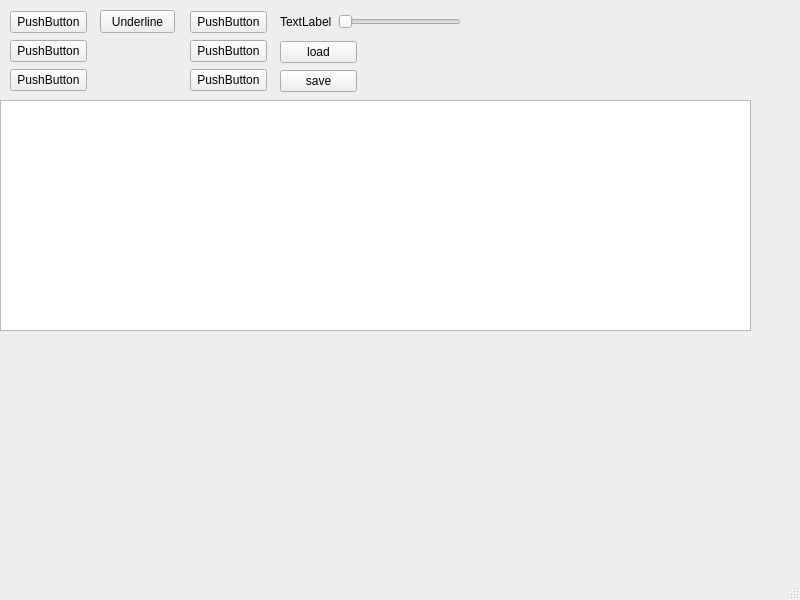
<?xml version="1.0" encoding="UTF-8"?>
<ui version="4.0">
 <class>textRedactor</class>
 <widget class="QMainWindow" name="textRedactor">
  <property name="geometry">
   <rect>
    <x>0</x>
    <y>0</y>
    <width>800</width>
    <height>600</height>
   </rect>
  </property>
  <property name="windowTitle">
   <string>textRedactor</string>
  </property>
  <widget class="QWidget" name="centralwidget">
   <widget class="QPushButton" name="b_underline">
    <property name="geometry">
     <rect>
      <x>100</x>
      <y>10</y>
      <width>75</width>
      <height>23</height>
     </rect>
    </property>
    <property name="text">
     <string>Underline</string>
    </property>
    <property name="autoDefault">
     <bool>false</bool>
    </property>
    <property name="default">
     <bool>false</bool>
    </property>
    <property name="flat">
     <bool>false</bool>
    </property>
   </widget>
   <widget class="QTextEdit" name="textEdit">
    <property name="geometry">
     <rect>
      <x>0</x>
      <y>100</y>
      <width>751</width>
      <height>231</height>
     </rect>
    </property>
   </widget>
   <widget class="QWidget" name="layoutWidget">
    <property name="geometry">
     <rect>
      <x>190</x>
      <y>10</y>
      <width>77</width>
      <height>83</height>
     </rect>
    </property>
    <layout class="QVBoxLayout" name="verticalLayout">
     <item>
      <widget class="QPushButton" name="pushButton_6">
       <property name="text">
        <string>PushButton</string>
       </property>
      </widget>
     </item>
     <item>
      <widget class="QPushButton" name="pushButton_7">
       <property name="text">
        <string>PushButton</string>
       </property>
      </widget>
     </item>
     <item>
      <widget class="QPushButton" name="pushButton_8">
       <property name="text">
        <string>PushButton</string>
       </property>
      </widget>
     </item>
    </layout>
   </widget>
   <widget class="QWidget" name="layoutWidget">
    <property name="geometry">
     <rect>
      <x>10</x>
      <y>10</y>
      <width>77</width>
      <height>83</height>
     </rect>
    </property>
    <layout class="QVBoxLayout" name="verticalLayout_2">
     <item>
      <widget class="QPushButton" name="pushButton">
       <property name="text">
        <string>PushButton</string>
       </property>
      </widget>
     </item>
     <item>
      <widget class="QPushButton" name="pushButton_4">
       <property name="text">
        <string>PushButton</string>
       </property>
      </widget>
     </item>
     <item>
      <widget class="QPushButton" name="pushButton_5">
       <property name="text">
        <string>PushButton</string>
       </property>
      </widget>
     </item>
    </layout>
   </widget>
   <widget class="QWidget" name="layoutWidget">
    <property name="geometry">
     <rect>
      <x>280</x>
      <y>40</y>
      <width>77</width>
      <height>54</height>
     </rect>
    </property>
    <layout class="QVBoxLayout" name="verticalLayout_3">
     <item>
      <widget class="QPushButton" name="b_load">
       <property name="text">
        <string>load</string>
       </property>
      </widget>
     </item>
     <item>
      <widget class="QPushButton" name="b_save">
       <property name="text">
        <string>save</string>
       </property>
      </widget>
     </item>
    </layout>
   </widget>
   <widget class="QWidget" name="">
    <property name="geometry">
     <rect>
      <x>280</x>
      <y>10</y>
      <width>181</width>
      <height>24</height>
     </rect>
    </property>
    <layout class="QHBoxLayout" name="horizontalLayout">
     <item>
      <widget class="QLabel" name="label">
       <property name="text">
        <string>TextLabel</string>
       </property>
      </widget>
     </item>
     <item>
      <widget class="QSlider" name="horizontalSlider">
       <property name="orientation">
        <enum>Qt::Horizontal</enum>
       </property>
      </widget>
     </item>
    </layout>
   </widget>
  </widget>
  <widget class="QMenuBar" name="menubar">
   <property name="geometry">
    <rect>
     <x>0</x>
     <y>0</y>
     <width>800</width>
     <height>21</height>
    </rect>
   </property>
  </widget>
  <widget class="QStatusBar" name="statusbar"/>
 </widget>
 <resources/>
 <connections/>
</ui>
